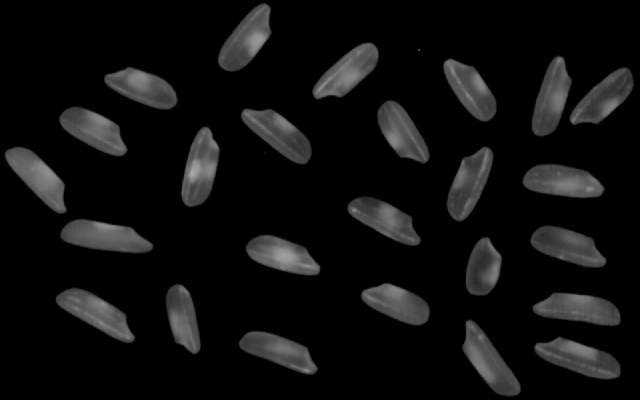
#> input picture datas/rice.jpg, 640 x 400 px
$ jupyter execute '48-图像连通组件标记与分析.ipynb'   (shell and % lines are left out)   (older library calls are emulated)
#> lines starting #> are read from the running program, lines starting #| are printed output that depends on the picture; after the words box and inside, x2 and y2 are one past the last pixel; in counts of white or black regions, pixels touching at a corner belong together
# 图像连通组件标记与分析

## 连通组件标记算法介绍

连接组件标记算法(connected component labeling algorithm)是图像分析中最常用的算法之一，算法的实质是扫描一幅图像的每个像素，对于像素值相同的分为相同的组(group),最终得到图像中所有的像素连通组件。扫描的方式可以是从上到下，从左到右，对于一幅有N个像素的图像来说，最大连通组件个数为N/2。扫描是基于每个像素单位，对于二值图像而言，连通组件集合可以是V={1|白色}或者V={0|黑色}, 取决于前景色与背景色的不同。对于灰度图像来说，连图组件像素集合可能是一系列在0 ～ 255之间k的灰度值。常见的连通组件标记算法非为两类
1. 基于无向图搜索递归算法
2. 基于无向图搜索与堆栈非递归算法
3. 两步法，基于扫描与等价类合并算法

## OpenCV中连通组件标记API

```C++
int cv::connectedComponents(
InputArray  image, // 输入二值图像，黑色背景
OutputArray     labels, // 输出的标记图像，背景index=0
int     connectivity = 8, // 连通域，默认是8连通
int     ltype = CV_32S // 输出的labels类型，默认是CV_32S
)
```
带有统计信息的API及其解释如下：

```C++
int cv::connectedComponentsWithStats(
InputArray  image, // 输入二值图像，黑色背景
OutputArray     labels, // 输出的标记图像，背景index=0
OutputArray     stats, // 统计信息，包括每个组件的位置、宽、高与面积
OutputArray     centroids, // 每个组件的中心位置坐标cx, cy
int     connectivity, // 寻找连通组件算法的连通域，默认是8连通
int     ltype, // 输出的labels的Mat类型CV_32S
int     ccltype // 连通组件算法
)
```

其中stats包括以下枚举类型数据信息：
- CC_STAT_LEFT
组件的左上角点像素点坐标的X位置.
- CC_STAT_TOP
组件的左上角点像素点坐标的Y位置.
- CC_STAT_WIDTH
组件外接矩形的宽度
- CC_STAT_HEIGHT
组件外接矩形的高度.
- CC_STAT_AREA
当前连通组件的面积（像素单位）

[cell 1]
import matplotlib.pyplot as plt
import cv2
import numpy as np
import skimage
import skimage.io
import imageio

[cell 2]
src = imageio.imread('../datas/rice.jpg')
#> src is the input picture: shape (400, 640, 3); min 0, max 168, mean 16.1

[cell 3]
def connected_component(src):
    gray = cv2.cvtColor(src,cv2.COLOR_RGB2GRAY)
    _,binary = cv2.threshold(gray,0,255,cv2.THRESH_BINARY | cv2.THRESH_OTSU)
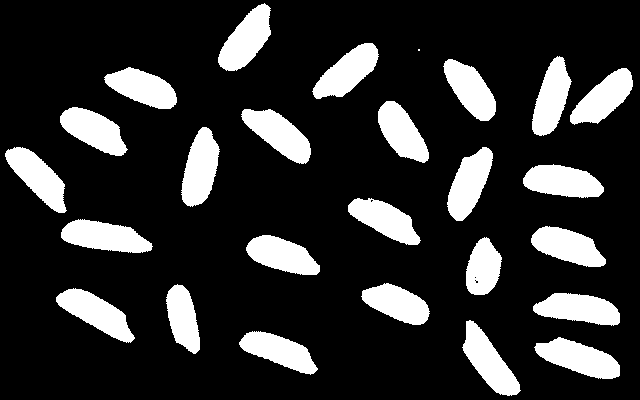
#> binary: shape (400, 640); 18.6% white; 26 white regions (1 under 20 px), largest, box (x1, y1, x2, y2) and area: (534, 337, 620, 379) 2073, (61, 219, 153, 253) 2072, (181, 127, 220, 207) 2044
    kernel = cv2.getStructuringElement(cv2.MORPH_RECT,(3,3))
    binary = cv2.morphologyEx(binary,cv2.MORPH_OPEN,kernel)
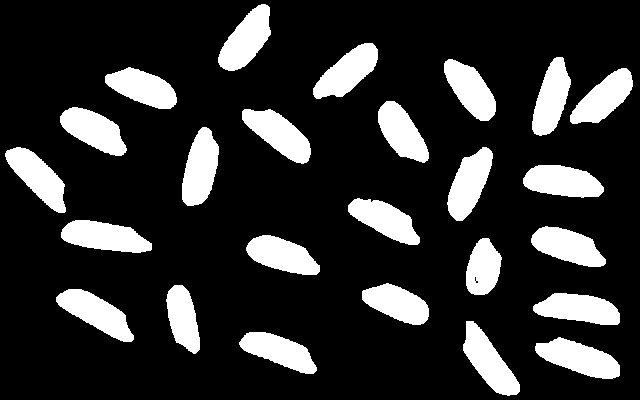
#> binary: shape (400, 640); 18.6% white; 25 white regions, largest, box (x1, y1, x2, y2) and area: (535, 337, 620, 379) 2070, (61, 220, 152, 253) 2056, (182, 127, 219, 206) 2029
    binary = cv2.morphologyEx(binary,cv2.MORPH_CLOSE,kernel)
    num_labels,labels = cv2.connectedComponents(binary,8,cv2.CV_32S)
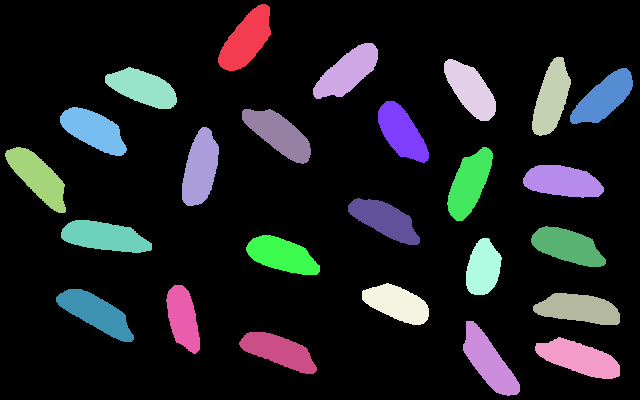
#> labels: shape (400, 640) int32; 26 distinct labels, from 0 to 25; one colour per label, 0 black
#> num_labels = 26
    colors = []
    for i in range(num_labels):
        r = np.random.randint(0,255)
        g = np.random.randint(0,255)
        b = np.random.randint(0,255)
        colors.append((r,g,b))
    colors = np.array(colors)
    dst = np.zeros_like(src)
    rows,cols = gray.shape
#> rows = 400; cols = 640
    for i in range(rows):
        for j in range(cols):
            label = labels[i,j]
            if label != 0:
                dst[i,j] = colors[label]
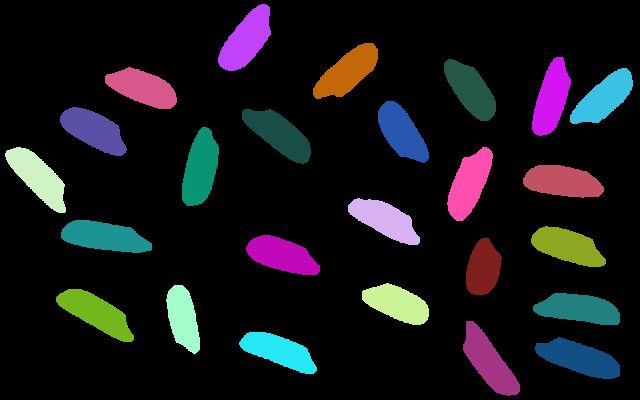
#> dst: shape (400, 640, 3); mean of channels 0, 1, 2 23.3, 22.6, 26.7; drawn as R, G, B
    return dst,num_labels,labels

[cell 4]
dst,_,_ = connected_component(src)

[cell 5]
plt.imshow(dst,'gray')

[cell 6]
def connected_component_stats(src):
    gray = cv2.cvtColor(src,cv2.COLOR_RGB2GRAY)
    _,binary = cv2.threshold(gray,0,255,cv2.THRESH_BINARY | cv2.THRESH_OTSU)
    kernel = cv2.getStructuringElement(cv2.MORPH_RECT,(3,3))
    binary = cv2.morphologyEx(binary,cv2.MORPH_OPEN,kernel)
    binary = cv2.morphologyEx(binary,cv2.MORPH_CLOSE,kernel)
    retval, labels, stats, centroids = cv2.connectedComponentsWithStats(binary,8,4)
#> retval = 26; stats = 26 rows, first 6: [0, 0, 640, 400, 208435], [218, 4, 53, 67, 2018], [313, 43, 65, 56, 1957], [532, 57, 39, 79, 1894], [444, 59, 52, 62, 1846], [105, 67, 72, 42, 1855]; centroids = 26 pairs, first value 37.46 to 603.3, second value 39.24 to 361.3
    colors = []
    for i in range(retval):
        r = np.random.randint(0,255)
        g = np.random.randint(0,255)
        b = np.random.randint(0,255)
        colors.append((r,g,b))
#     print(centroids[0])
    print(stats[1])
#| [ 218    4   53   67 2018]
    dst = src.copy()
    for i in range(retval):
        cx,cy = centroids[i]
        x = stats[i][cv2.CC_STAT_LEFT]
        y = stats[i][cv2.CC_STAT_TOP]
        width = stats[i][cv2.CC_STAT_WIDTH]
        height = stats[i][cv2.CC_STAT_HEIGHT]
        cv2.rectangle(dst,(x,y),(x + width,y + height),(0,255,0),2,8,0)
        cv2.circle(dst,(int(cx),int(cy)),5,(255,0,0),-1)
#> this loop made 26 passes
#> (cx, cy, x, y, width, height) on passes 1 to 12: (312.1, 198.5, 0, 0, 640, 400), (245.8, 39.24, 218, 4, 53, 67), (347, 71.53, 313, 43, 65, 56), (551, 97.78, 532, 57, 39, 79), (470.2, 89.32, 444, 59, 52, 62), (142.5, 87.52, 105, 67, 72, 42), (603.3, 97.58, 570, 68, 63, 56), (401.4, 132, 378, 101, 51, 62), (93.36, 129.9, 60, 107, 67, 49), (278.4, 133.6, 242, 109, 69, 55), (199.9, 168.1, 182, 127, 37, 79), (37.46, 176.7, 5, 147, 61, 66)
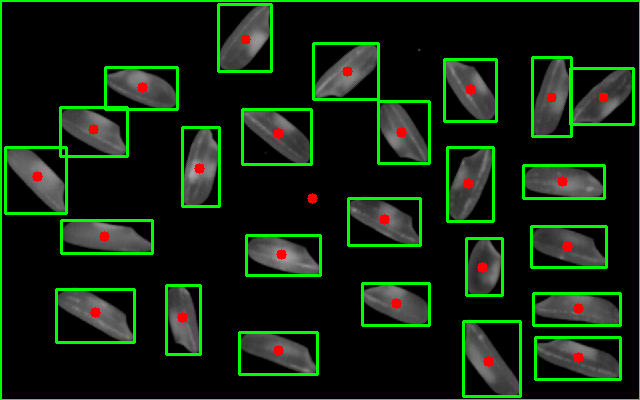
#> dst: shape (400, 640, 3); 8.83% of pixels changed, all inside (x1, y1, x2, y2) = (0, 0, 640, 400)
    return dst
